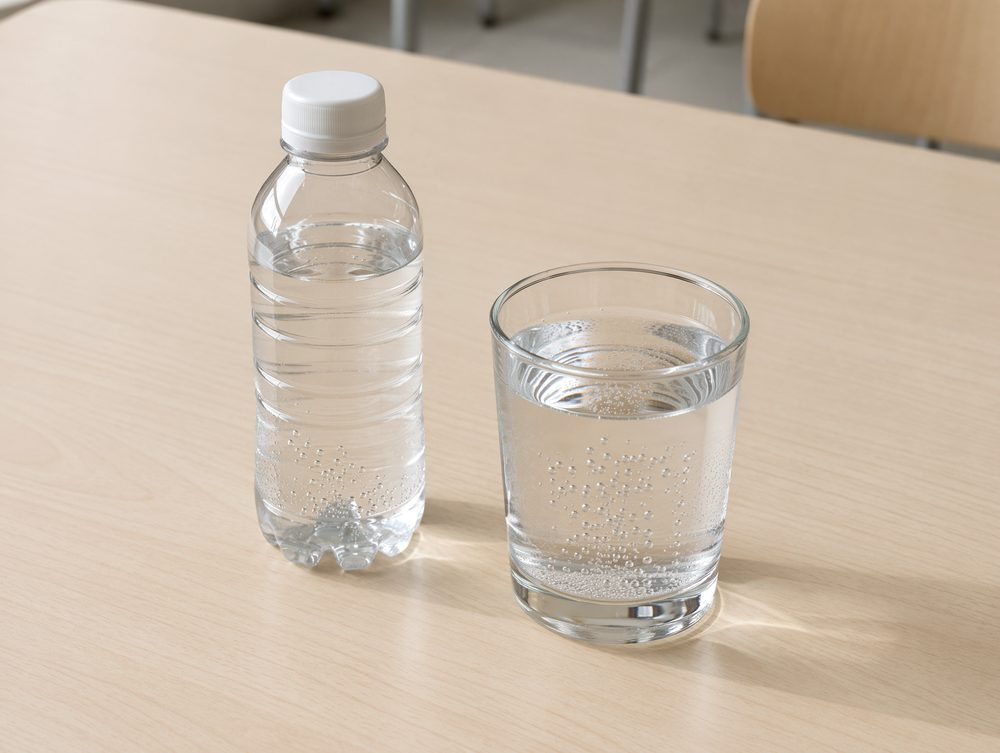
#> input picture FASE 2/Evidencias Proyecto/Evidencias de sistema/Aplicacion/backend/database/imagenes/agua-mineral.jpg, 1000 x 753 px
$ python -i componer.py   (imports and definitions only)
#> lines starting #> are read from the running program, lines starting #| are printed output that depends on the picture
import sys, json, numpy as np, cv2
from PIL import Image
def pantalla_con_barra(captura):
    import os
    from PIL import ImageDraw, ImageFont
    im = Image.open(captura).convert('RGB')
#> im is the input picture: PIL image 1000x753 RGB; mean R, G, B 203.1, 187.1, 169.7
    if im.size[1] >= 2868:
        return im.resize((1320, 2868), Image.LANCZOS)
    im = im.resize((1320, 2697), Image.LANCZOS)
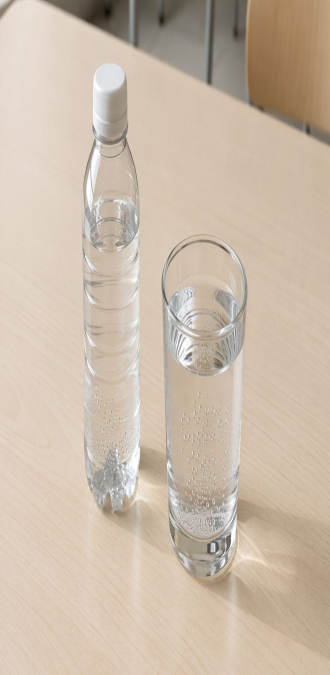
#> im: PIL image 1320x2697 RGB (shown at 1/4 size); mean R, G, B 203.1, 187.1, 169.7
    fondo = im.getpixel((6, 6))
#> fondo = (216, 216, 210)
    lienzo = Image.new('RGB', (1320, 2868), fondo)
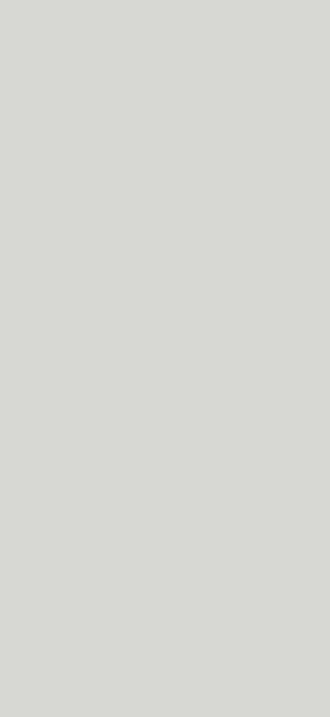
#> lienzo: PIL image 1320x2868 RGB (shown at 1/4 size); mean R, G, B 216, 216, 210
    lienzo.paste(im, (0, 171))
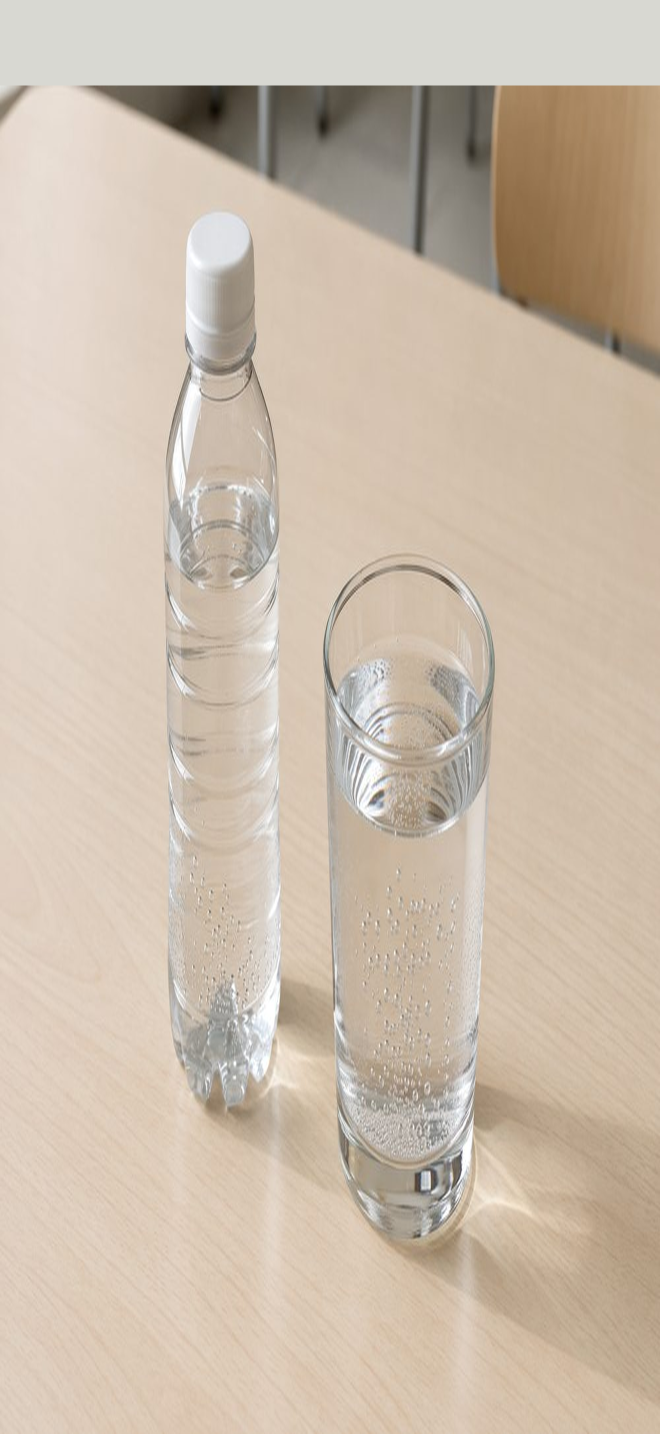
#> lienzo: PIL image 1320x2868 RGB (shown at 1/2 size); mean R, G, B 203.9, 188.8, 172.1
    d = ImageDraw.Draw(lienzo)
    tinta = (0, 0, 0) if sum(fondo) > 380 else (255, 255, 255)
#> tinta = (0, 0, 0)
    f = ImageFont.truetype(os.environ.get('FUENTE_BARRA', '/usr/share/fonts/truetype/google-fonts/Poppins-Bold.ttf'), 52)
    hora = os.environ.get('HORA_BARRA', '12:00')
    w = d.textlength(hora, font=f)
#> w = 149.8
    d.text((234 - w / 2, 89), hora, font=f, fill=tinta, anchor='lm')
    x = 1000
    for i, h in enumerate((14, 20, 27, 34)):
        d.rounded_rectangle([x + i * 17, 106 - h, x + i * 17 + 11, 106], 3, fill=tinta)
    cx, cy = 1115, 104
    for r, wd in ((40, 9), (26, 9)):
        d.arc([cx - r, cy - r, cx + r, cy + r], 225, 315, fill=tinta, width=wd)
    d.ellipse([cx - 7, cy - 12, cx + 7, cy + 2], fill=tinta)
    d.rounded_rectangle([1162, 72, 1240, 108], 10, outline=tinta, width=4)
    d.rounded_rectangle([1168, 78, 1222, 102], 6, fill=tinta)
    d.rounded_rectangle([1244, 83, 1250, 97], 2, fill=tinta)
    return lienzo

# [25 lines left out: function componer, not called in this run]
# [2 lines not run here, left out]

# [11 lines left out: function final, not called in this run]

>>> result = pantalla_con_barra('../../../backend/database/imagenes/agua-mineral.jpg')

$ run again, on FASE 2/Evidencias Proyecto/Evidencias de sistema/Aplicacion/backend/database/imagenes/budin-acelga-arroz-arabe.jpg
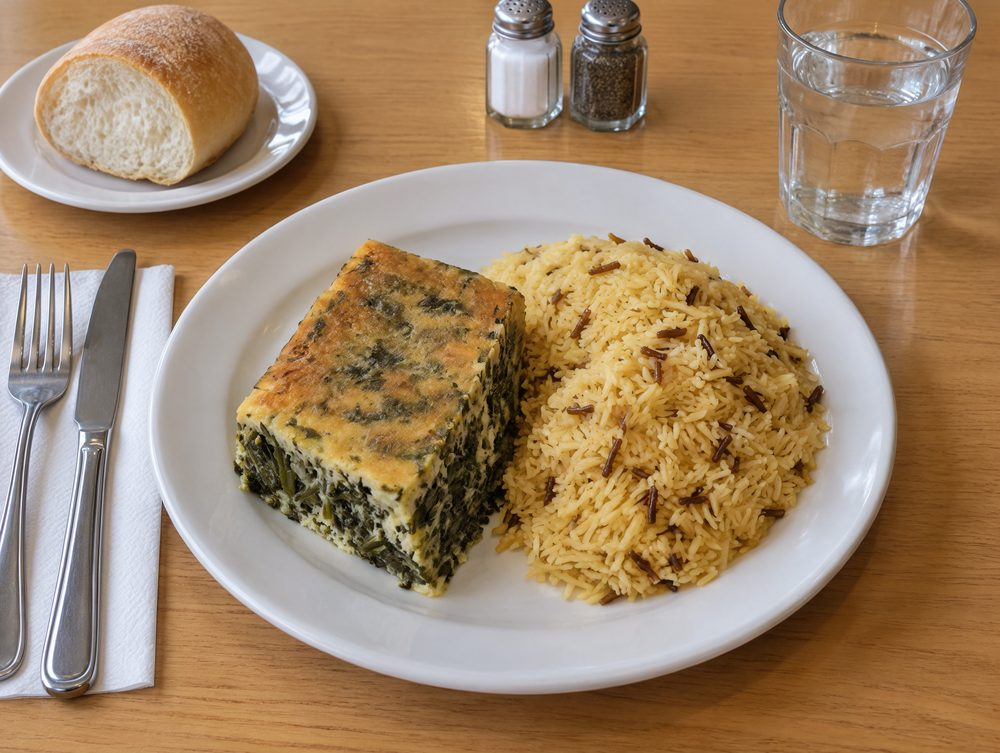
#> input picture FASE 2/Evidencias Proyecto/Evidencias de sistema/Aplicacion/backend/database/imagenes/budin-acelga-arroz-arabe.jpg, 1000 x 753 px
#> in pantalla_con_barra, im is the input picture: PIL image 1000x753 RGB; mean R, G, B 160.1, 133, 103.5
#> in pantalla_con_barra, `im = im.resize((1320, 2697), Image.LANCZOS)`:
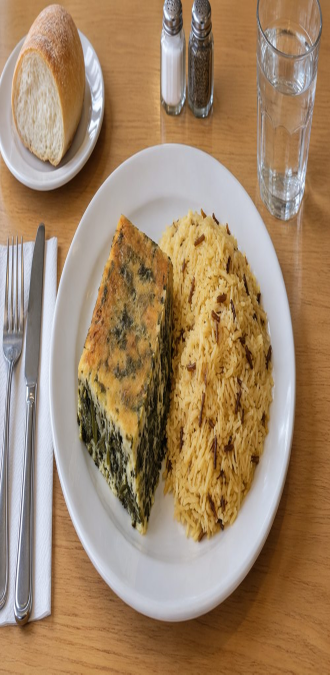
#> im: PIL image 1320x2697 RGB (shown at 1/4 size); mean R, G, B 160.1, 133, 103.5
#> fondo = (187, 162, 138)
#> in pantalla_con_barra, `lienzo.paste(im, (0, 171))`:
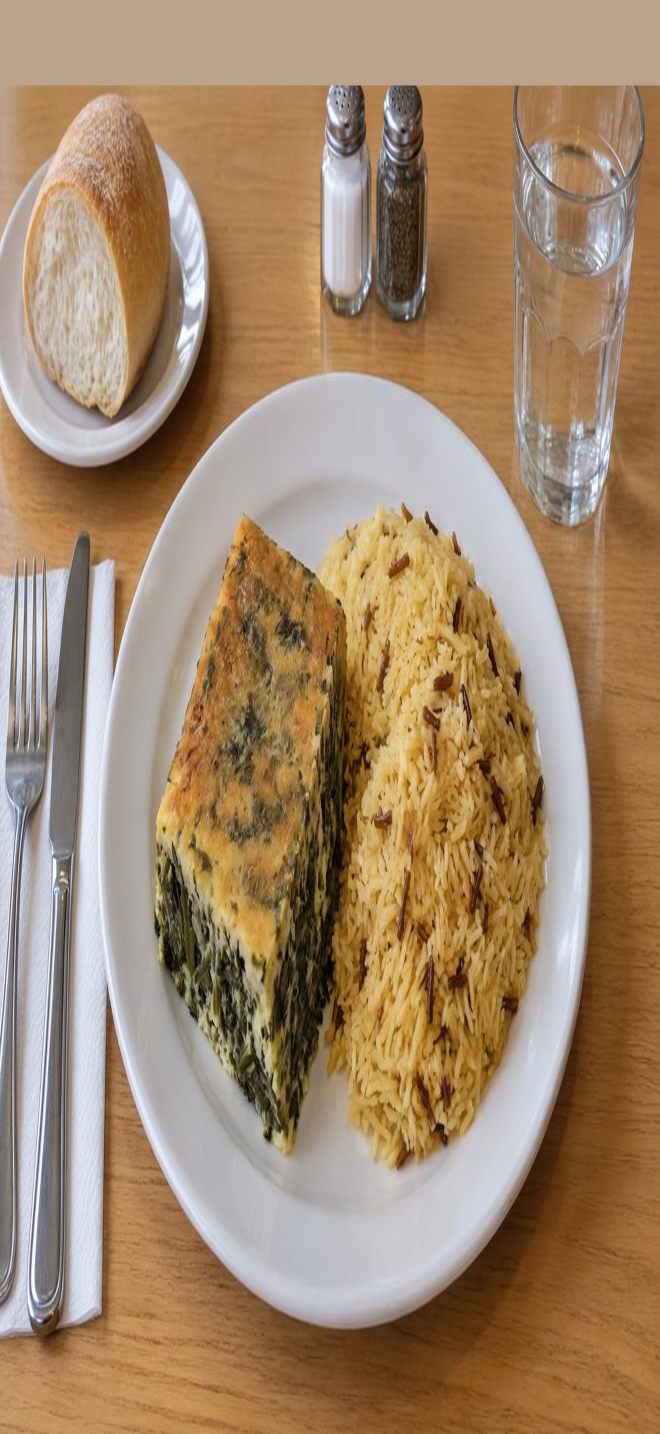
#> lienzo: PIL image 1320x2868 RGB (shown at 1/2 size); mean R, G, B 161.8, 134.7, 105.6
#> tinta = (0, 0, 0)
#> w = 149.8

$ run again, on FASE 2/Evidencias Proyecto/Evidencias de sistema/Aplicacion/backend/database/imagenes/budin-zapallitos-ensaladas.jpg
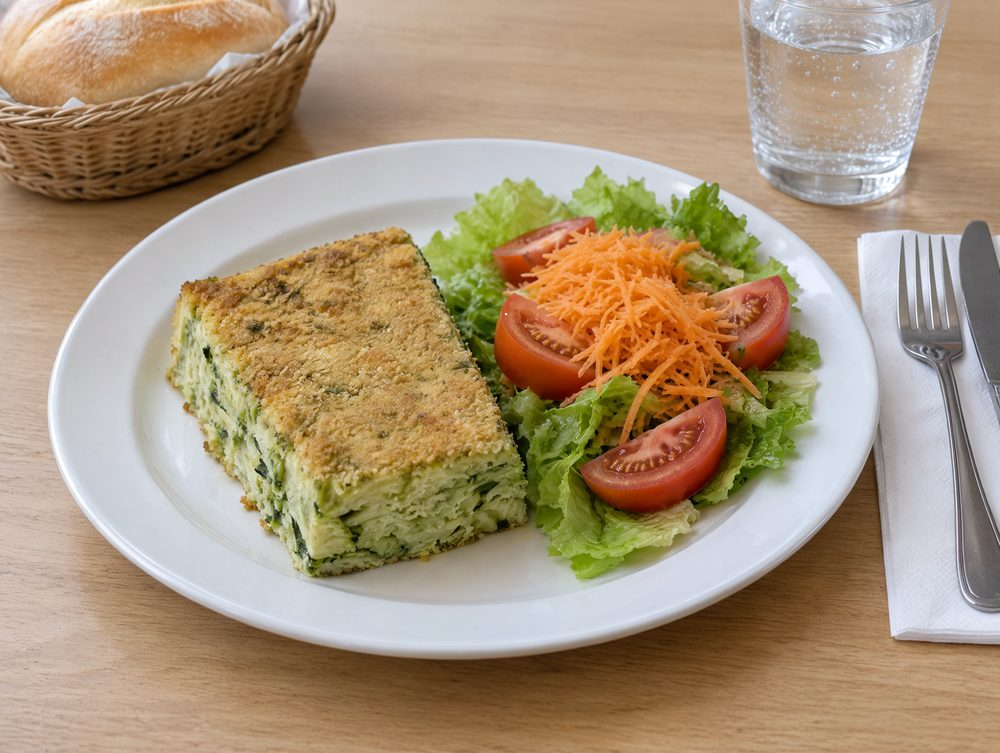
#> input picture FASE 2/Evidencias Proyecto/Evidencias de sistema/Aplicacion/backend/database/imagenes/budin-zapallitos-ensaladas.jpg, 1000 x 753 px
#> in pantalla_con_barra, im is the input picture: PIL image 1000x753 RGB; mean R, G, B 168.7, 147.3, 119.8
#> in pantalla_con_barra, `im = im.resize((1320, 2697), Image.LANCZOS)`:
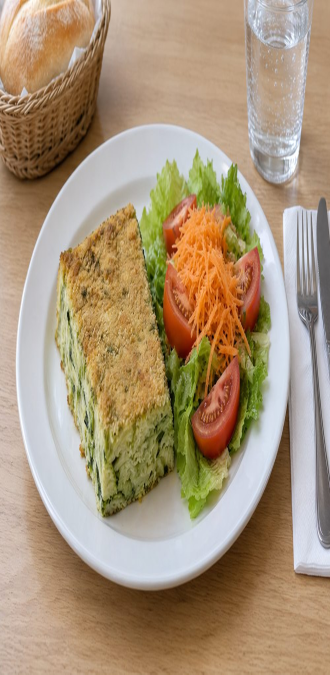
#> im: PIL image 1320x2697 RGB (shown at 1/4 size); mean R, G, B 168.7, 147.3, 119.9
#> fondo = (194, 192, 198)
#> in pantalla_con_barra, `lienzo.paste(im, (0, 171))`:
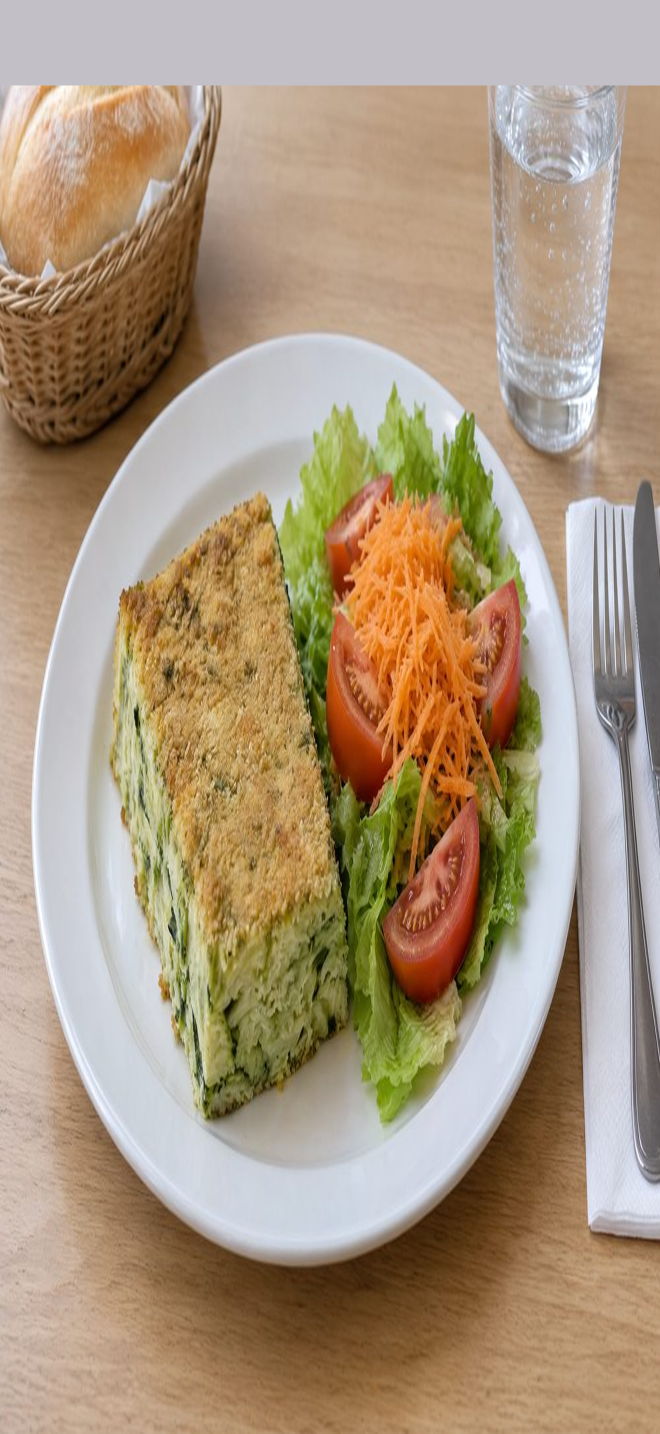
#> lienzo: PIL image 1320x2868 RGB (shown at 1/2 size); mean R, G, B 170.2, 150, 124.5
#> tinta = (0, 0, 0)
#> w = 149.8
